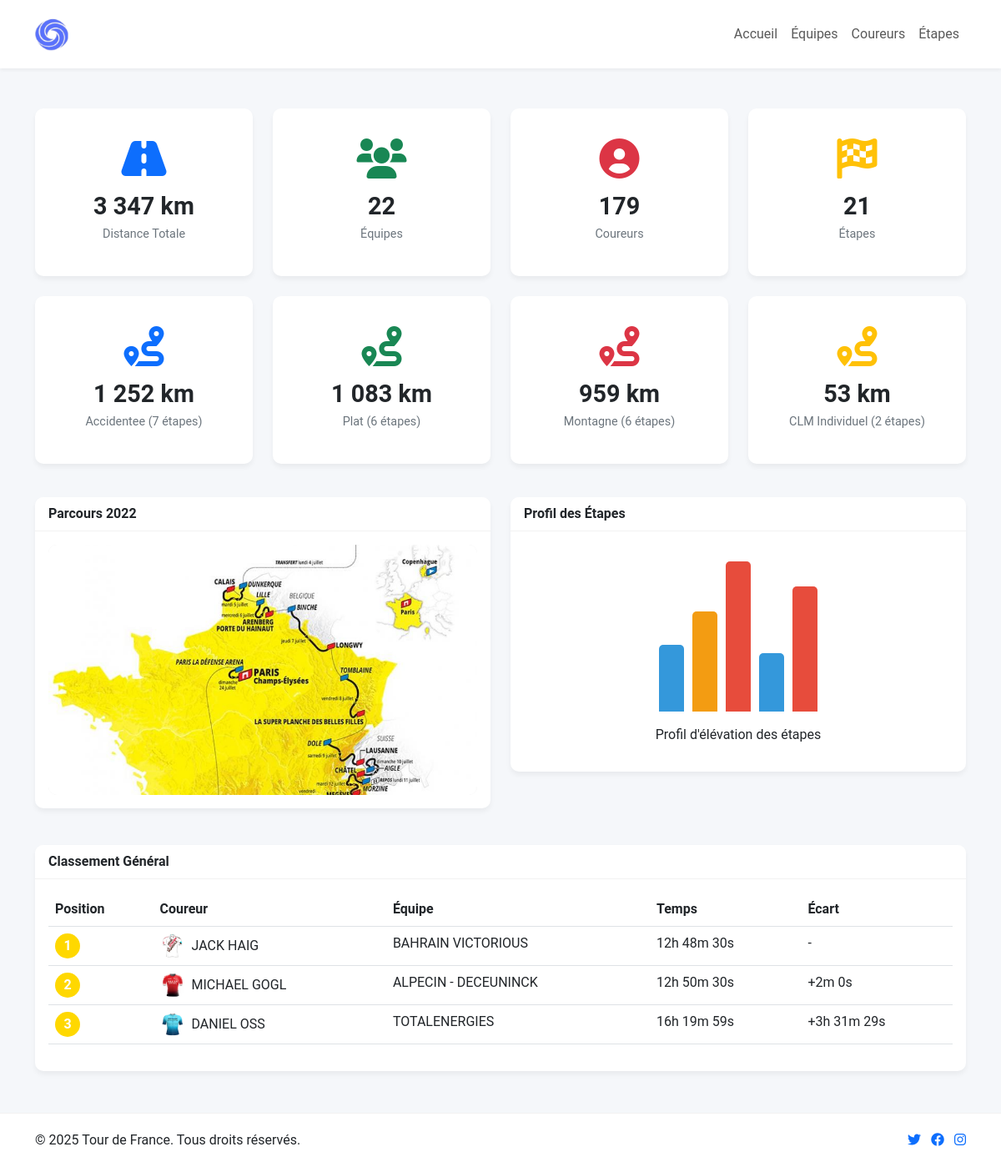
The page / on the database its author committed.
### tables this page shows
CREATE TABLE `Coureur` (
  `numDossard` int(11) NOT NULL,
  `nom` varchar(50) DEFAULT NULL,
  `prenom` varchar(50) DEFAULT NULL,
  `DN` date DEFAULT NULL,
  `numEquipe` varchar(50) NOT NULL,
  `codePays` varchar(3) NOT NULL
);

CREATE TABLE `Equipe` (
  `numEquipe` varchar(50) NOT NULL,
  `nomEquipe` varchar(50) DEFAULT NULL,
  `codePays` varchar(3) NOT NULL
);

### index.php (the view, shortened to what this page needs)
<?php
require_once 'config.php';
include 'header.php';
$sql_distance = "SELECT SUM(distance) as total_distance FROM Etape";
$result_distance = $conn->query($sql_distance);
$row_distance = $result_distance->fetch_assoc();
$total_distance = $row_distance['total_distance'];
$sql_equipes = "SELECT COUNT(DISTINCT numEquipe) as total_equipes FROM Equipe";
$result_equipes = $conn->query($sql_equipes);
$row_equipes = $result_equipes->fetch_assoc();
$total_equipes = $row_equipes['total_equipes'];
$sql_coureurs = "SELECT COUNT(numDossard) as total_coureurs FROM Coureur";
$result_coureurs = $conn->query($sql_coureurs);
$row_coureurs = $result_coureurs->fetch_assoc();
$total_coureurs = $row_coureurs['total_coureurs'];
$sql_etapes = "SELECT COUNT(numEtape) as total_etapes FROM Etape";
$result_etapes = $conn->query($sql_etapes);
$row_etapes = $result_etapes->fetch_assoc();
$total_etapes = $row_etapes['total_etapes'];
$sql_classement = "
    SELECT
        c.numDossard,
        c.nom,
        c.prenom,
        e.numEquipe,
        e.nomEquipe,
        SEC_TO_TIME(SUM(TIME_TO_SEC(STR_TO_DATE(p.temps, '%h:%i:%s %p')))) as temps_total
    FROM
        Coureur c
        JOIN Performance p ON c.numDossard = p.numDossard
        JOIN Equipe e ON c.numEquipe = e.numEquipe
    WHERE
        p.temps IS NOT NULL
    GROUP BY
        c.numDossard
    ORDER BY
        temps_total ASC
    LIMIT 3";
$result_classement = $conn->query($sql_classement);
?>
<div class="container my-5">
<div class="row mb-4">
        <div class="col-md-3">
            <div class="card stats-card">
                <div class="d-flex justify-content-center">
                    <i class="fas fa-road fa-3x text-primary my-3"></i>
                </div>
                <h3><?php echo number_format($total_distance, 0, ',', ' '); ?> km</h3>
                <p>Distance Totale</p>
            </div>
        </div>
        <div class="col-md-3">
            <div class="card stats-card">
                <div class="d-flex justify-content-center">
                    <i class="fas fa-users fa-3x text-success my-3"></i>
                </div>
                <h3><?php echo $total_equipes; ?></h3>
                <p>Équipes</p>
            </div>
        </div>
        <div class="col-md-3">
            <div class="card stats-card">
                <div class="d-flex justify-content-center">
                    <i class="fas fa-user-circle fa-3x text-danger my-3"></i>
                </div>
                <h3><?php echo $total_coureurs; ?></h3>
                <p>Coureurs</p>
            </div>
        </div>
        <div class="col-md-3">
            <div class="card stats-card">
                <div class="d-flex justify-content-center">
                    <i class="fas fa-flag-checkered fa-3x text-warning my-3"></i>
                </div>
                <h3><?php echo $total_etapes; ?></h3>
                <p>Étapes</p>
            </div>
        </div>
    </div>
    <div class="row mb-4">
        <?php
        $sql_kilometres_type = "
            SELECT
                te.nomTypeEtape,
                COUNT(e.numEtape) AS nombre_etapes,
                SUM(e.distance) AS total_kilometres
            FROM
                TypeEtape te
            LEFT JOIN
                Etape e ON te.idTypeEtape = e.idTypeEtape
            GROUP BY
                te.nomTypeEtape
            ORDER BY
                total_kilometres DESC";
        $result_kilometres_type = $conn->query($sql_kilometres_type);
        if ($result_kilometres_type->num_rows > 0) {
            $colors = ['primary', 'success', 'danger', 'warning', 'info', 'secondary'];
            $color_index = 0;
            while ($row = $result_kilometres_type->fetch_assoc()) {
                $color = $colors[$color_index % count($colors)];
                $color_index++;
                $icon = 'fa-route';
                echo '<div class="col-md-3 mb-3">';
                echo '<div class="card stats-card">';
                echo '<div class="d-flex justify-content-center">';
                echo '<i class="fas ' . $icon . ' fa-3x text-' . $color . ' my-3"></i>';
                echo '</div>';
                echo '<h3>' . number_format($row['total_kilometres'], 0, ',', ' ') . ' km</h3>';
                echo '<p>' . $row['nomTypeEtape'] . ' (' . $row['nombre_etapes'] . ' étapes)</p>';
                echo '</div>';
                echo '</div>';
            }
        } else {
            echo "<div class='col-12'><p class='alert alert-info'>Aucune donnée trouvée.</p></div>";
        }
        ?>
    </div>
    <div class="row mb-4">
        <div class="col-md-6">
            <div class="card">
                <div class="card-header">Parcours 2022</div>
                <div class="card-body">
                    <div class="map-container">
                        <img src="assets/images/carte_tdf.jpg" alt="Parcours du Tour de France 2022" class="img-fluid">
                    </div>
                </div>
            </div>
        </div>
        <div class="col-md-6">
            <div class="card">
                <div class="card-header">Profil des Étapes</div>
                <div class="card-body">
                    <div class="stage-chart">
                        <div class="bar flat" style="height: 80px;"></div>
                        <div class="bar medium" style="height: 120px;"></div>
                        <div class="bar mountains" style="height: 180px;"></div>
                        <div class="bar flat" style="height: 70px;"></div>
                        <div class="bar mountains" style="height: 150px;"></div>
                    </div>
                    <p class="text-center mt-3">Profil d'élévation des étapes</p>
                </div>
            </div>
        </div>
    </div>
    <div class="card">
        <div class="card-header">Classement Général</div>
        <div class="card-body">
            <table class="table standing-table">
                <thead>
                    <tr>
                        <th>Position</th>
                        <th>Coureur</th>
                        <th>Équipe</th>
                        <th>Temps</th>
                        <th>Écart</th>
                    </tr>
                </thead>
                <tbody>
                    <?php
                    $position = 1;
                    $first_time = null;
                    if ($result_classement->num_rows > 0) {
                        while($row = $result_classement->fetch_assoc()) {
                            if ($position == 1) {
                                $first_time = $row['temps_total'];
                                $ecart = "-";
                            } else {
                                $time1 = strtotime($first_time);
                                $time2 = strtotime($row['temps_total']);
                                $diff_seconds = $time2 - $time1;
                                $hours = floor($diff_seconds / 3600);
                                $mins = floor(($diff_seconds % 3600) / 60);
                                $secs = $diff_seconds % 60;
                                if ($hours > 0) {
                                    $ecart = "+{$hours}h {$mins}m {$secs}s";
                                } else {
                                    $ecart = "+{$mins}m {$secs}s";
                                }
                            }
                            $time_parts = explode(':', $row['temps_total']);
                            $formatted_time = $time_parts[0] . 'h ' . $time_parts[1] . 'm ' . $time_parts[2] . 's';
                            $image_path = "";
                            if ($row['nom'] == 'VINGEGAARD' && $row['prenom'] == 'JONAS') {
                                $image_path = "J.VINGEGAARD.jpg";
                            } elseif ($row['nom'] == 'POGACAR' && $row['prenom'] == 'TADEJ') {
                                $image_path = "T.POGACAR.jpg";
                            } else {
                                $image_path = "image-" . $position . ".png";
                            }
                    ?>
                    <tr>
                        <td>
                            <div class="position-badge"><?php echo $position; ?></div>
                        </td>
                        <td>
                            <div class="d-flex align-items-center">
                                <img src="assets/images/<?php echo $image_path; ?>" alt="<?php echo $row['prenom'] . ' ' . $row['nom']; ?>" class="me-2">
                                <?php echo $row['prenom'] . ' ' . $row['nom']; ?>
                            </div>
                        </td>
                        <td><?php echo $row['nomEquipe']; ?></td>
                        <td><?php echo $formatted_time; ?></td>
                        <td><?php echo $ecart; ?></td>
                    </tr>
                    <?php
                            $position++;
                        }
                    } else {
                        echo "<tr><td colspan='5'>Aucun résultat trouvé</td></tr>";
                    }
                    ?>
                </tbody>
            </table>
        </div>
    </div>
</div>
<?php
include 'footer.php';
?>

### header.php (shortened to what this page needs)
<!DOCTYPE html>
<html lang="fr">
<head>
    <link href="https://cdn.jsdelivr.net/npm/bootstrap@5.3.0-alpha1/dist/css/bootstrap.min.css" rel="stylesheet">
    <link rel="stylesheet" href="https://cdnjs.cloudflare.com/ajax/libs/font-awesome/6.0.0/css/all.min.css">
</head>
<body>
    <nav class="navbar navbar-expand-lg navbar-light bg-white py-3">
        <div class="container">
            <a class="navbar-brand" href="index.php">
                <img src="assets/images/logo.png" alt="Tour de France Logo">
            </a>
            <div class="collapse navbar-collapse" id="navbarNav">
                <ul class="navbar-nav ms-auto">
                    <li class="nav-item">
                        <a class="nav-link" href="index.php">Accueil</a>
                    </li>
                    <li class="nav-item">
                        <a class="nav-link" href="Team.php">Équipes</a>
                    </li>
                    <li class="nav-item">
                        <a class="nav-link" href="Coureur.php">Coureurs</a>
                    </li>
                    <li class="nav-item">
                        <a class="nav-link" href="Etape.php">Étapes</a>
                    </li>
                </ul>
            </div>
        </div>
    </nav>

### footer.php (shortened to what this page needs)
<footer class="footer">
        <div class="container">
            <div class="d-flex justify-content-between align-items-center">
                <p class="mb-0">© 2025 Tour de France. Tous droits réservés.</p>
                <div class="social-icons">
                    <a href="#" class="me-2"><i class="fab fa-twitter"></i></a>
                    <a href="#" class="me-2"><i class="fab fa-facebook"></i></a>
                    <a href="#"><i class="fab fa-instagram"></i></a>
                </div>
            </div>
        </div>
    </footer>
</body>
</html>

### header.php (style rules this page uses)
:root { --primary-color: #FFD800; --secondary-color: #333; --light-bg: #f8f9fa; --border-radius: 10px; }
body { font-family: 'Roboto', sans-serif; background-color: #f5f7fa; }
.navbar { background-color: white; box-shadow: 0 2px 4px rgba(0,0,0,0.05); }
.navbar-brand img { height: 40px; }
.card { border-radius: var(--border-radius); box-shadow: 0 4px 6px rgba(0,0,0,0.05); border: none; margin-bottom: 20px; overflow: hidden; }
.card-header { font-weight: bold; background-color: white; border-bottom: 1px solid rgba(0,0,0,0.05); }
.position-badge { width: 30px; height: 30px; border-radius: 50%; background-color: var(--primary-color); color: white; display: flex; align-items: center; justify-content: center; font-weight: bold; }
.footer { background-color: white; padding: 20px 0; margin-top: 50px; border-top: 1px solid rgba(0,0,0,0.05); }
.stats-card { padding: 20px; text-align: center; height: 100%; }
.stats-card h3 { font-size: 1.8rem; font-weight: bold; margin-bottom: 5px; }
.stats-card p { color: #6c757d; font-size: 0.9rem; margin-bottom: 0; }
.map-container { height: 300px; background-color: #eee; border-radius: 10px; overflow: hidden; }
.map-container img { width: 100%; height: 100%; object-fit: cover; }
.stage-chart { height: 200px; display: flex; align-items: flex-end; justify-content: center; gap: 10px; }
.stage-chart .bar { width: 30px; background-color: #2ecc71; border-radius: 5px 5px 0 0; }
.stage-chart .bar.mountains { background-color: #e74c3c; }
.stage-chart .bar.flat { background-color: #3498db; }
.stage-chart .bar.medium { background-color: #f39c12; }
.standing-table img { width: 30px; height: 30px; border-radius: 50%; object-fit: cover; }

### rows shown on the page
coureur: shows a picture, prenom "JACK", nom "HAIG", numEquipe.nomEquipe "BAHRAIN VICTORIOUS", formatted_time "12h 48m 30s", ecart "-"
coureur: shows a picture, prenom "MICHAEL", nom "GOGL", numEquipe.nomEquipe "ALPECIN - DECEUNINCK", formatted_time "12h 50m 30s", ecart "+2m 0s"
coureur: shows a picture, prenom "DANIEL", nom "OSS", numEquipe.nomEquipe "TOTALENERGIES", formatted_time "16h 19m 59s", ecart "+3h 31m 29s"

### other values the page prints
$total_distance "3 347"
$total_equipes "22"
$total_coureurs "179"
$total_etapes "21"
$row['total_kilometres'] "1 252"
$row['nomTypeEtape'] "Accidentee"
$row['nombre_etapes'] "7"
$row['total_kilometres'] "1 083"
$row['nomTypeEtape'] "Plat"
$row['nombre_etapes'] "6"
$row['total_kilometres'] "959"
$row['nomTypeEtape'] "Montagne"
$row['total_kilometres'] "53"
$row['nomTypeEtape'] "CLM Individuel"
$row['nombre_etapes'] "2"
